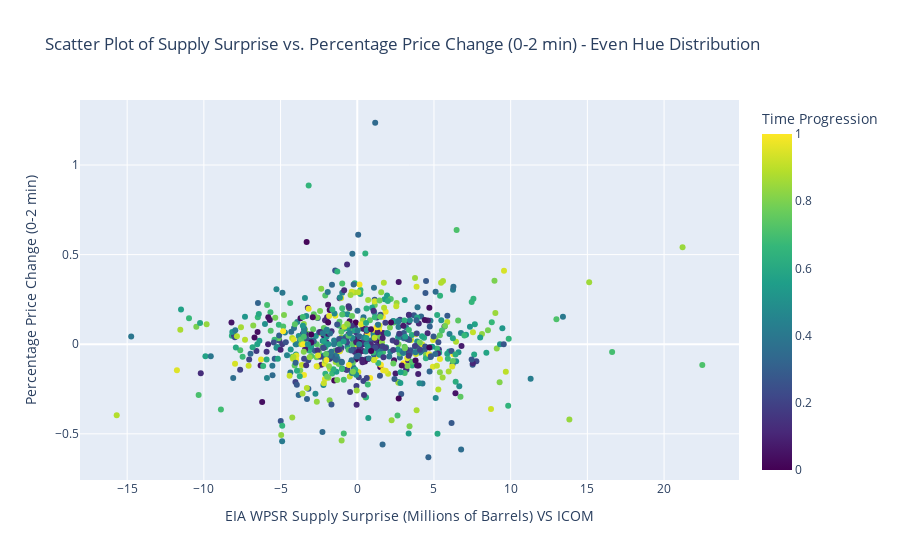

The cell this chart's notebook holds for it:
### Code cell
# Assuming date_percentage_change_df is already created and 'Start_Datetime' is a datetime column

# 1. Convert 'Start_Datetime' to datetime objects (ensure it's datetime)
date_percentage_change_df['Start_Datetime'] = pd.to_datetime(date_percentage_change_df['Start_Datetime'])

# 2. Calculate a numerical time representation for even color distribution
min_datetime = date_percentage_change_df['Start_Datetime'].min()
max_datetime = date_percentage_change_df['Start_Datetime'].max()

# Calculate the proportion of time elapsed since the earliest date
date_percentage_change_df['Time_Proportion'] = (date_percentage_change_df['Start_Datetime'] - min_datetime) / (max_datetime - min_datetime)

# If all dates are the same, handle the case to avoid division by zero (optional, but robust)
if (max_datetime - min_datetime) == pd.Timedelta(0):
    date_percentage_change_df['Time_Proportion'] = 0.5 # Or any constant value for uniform color

not_nan_mask = date_percentage_change_df['supply_surprise'].notna()  # or .notnull()

# 2. Use the mask to select rows where 'supply_surprise' is not NaN
date_percentage_change_df = date_percentage_change_df[not_nan_mask]
# Assuming your DataFrame is called date_percentage_change_df_api_sorted
# and it's already loaded as shown in your example
#############################################################################33
nan_mask = date_percentage_change_df['supply_surprise'].isna()  # Or you can use .isnull()

# 2. Display the boolean mask (optional - can be long for large DataFrames)
print("Boolean mask indicating NaN values in 'supply_surprise':")
print(nan_mask)

# 3. Count the number of NaN values
nan_count = nan_mask.sum()
print(nan_count)
nan_rows = date_percentage_change_df[nan_mask]
print(f"\nRows where 'supply_surprise' is NaN:")
display(nan_rows)
# 1. Prepare the data
# Independent variable (predictor): supply_surprise
X = date_percentage_change_df['supply_surprise']

# Dependent variable (response): Percentage_Change_0to2min
y = date_percentage_change_df['Percentage_Change_0to2min']

# 2. Add a constant to the independent variable (for the intercept in the regression model)
X = sm.add_constant(X)  # statsmodels needs explicit constant for intercept

# If using sklearn, you don't need to add a constant manually
# For sklearn, X and y should generally be 2D arrays or DataFrames and Series respectively.

# 3. Fit the linear regression model using statsmodels (Ordinary Least Squares - OLS)
model = sm.OLS(y, X)
results = model.fit()

# Alternatively, using scikit-learn (sklearn):
# from sklearn.linear_model import LinearRegression
# model = LinearRegression()
# model.fit(X, y) # For sklearn, X should be DataFrame or 2D array, y should be Series or 1D array


# 4. Print the regression results (using statsmodels)
print(results.summary())

# If using sklearn, you would access coefficients and R-squared like this:
# if isinstance(model, LinearRegression): # Check if model is sklearn's LinearRegression for safety
#     print(f"Intercept: {model.intercept_}")
#     print(f"Coefficient for supply_surprise: {model.coef_[1]}") # [1] because coef_[0] would be for constant if constant was included in X
#     # To get R-squared with sklearn, you'd need to use sklearn.metrics.r2_score
#     from sklearn.metrics import r2_score
#     y_predicted = model.predict(X)
#     r_squared = r2_score(y, y_predicted)
#     print(f"R-squared: {r_squared}")


# Optional: Print just the coefficients and R-squared for brevity (using statsmodels results)
print("\n--- Coefficients ---")
print(results.params)
print("\n--- R-squared ---")
print(f"R-squared: {results.rsquared}")

X = date_percentage_change_df['supply_surprise']

# Dependent variable (response): Percentage_Change_0to2min
y = date_percentage_change_df['Percentage_Change_0to2min']

# 2. Get the weights from the 'Time_Proportion' column
weights = date_percentage_change_df['Time_Proportion'] + 1

# 3. Add a constant to the independent variable (for the intercept)
X = sm.add_constant(X)

# 4. Perform Weighted Least Squares (WLS) regression using statsmodels
weighted_model = sm.WLS(y, X, weights=weights) # Use sm.WLS and pass the weights
weighted_results = weighted_model.fit()

# 5. Print the weighted regression results
print(weighted_results.summary())

# Optional: Print just coefficients and R-squared for brevity
print("\n--- Weighted Coefficients ---")
print(weighted_results.params)
print("\n--- Weighted R-squared ---")
print(f"Weighted R-squared: {weighted_results.rsquared}")
###########################################################################################################3

# 3. Create the interactive scatter plot using Plotly Express, coloring by 'Time_Proportion'
fig_scatter_surprise_vs_pricechange_even_hue = px.scatter(
    date_percentage_change_df,
    x='supply_surprise',
    y='Percentage_Change_0to2min',
    color='Time_Proportion',  # Color by the numerical time proportion
    hover_data=['Date', 'Start_Datetime', 'End_Datetime', 'Start_Price', 'End_Price'],
    title='Scatter Plot of Supply Surprise vs. Percentage Price Change (0-2 min) - Even Hue Distribution',
    labels={
        'supply_surprise': 'EIA WPSR Supply Surprise (Millions of Barrels)',
        'Percentage_Change_0to2min': 'Percentage Price Change (0-2 min)',
        'Time_Proportion': 'Time Progression' # Label for color legend
    },
    color_continuous_scale=px.colors.sequential.Viridis # Keep the same or choose a different colorscale
)

fig_scatter_surprise_vs_pricechange_even_hue.update_layout(
    xaxis_title='EIA WPSR Supply Surprise (Millions of Barrels) VS ICOM',
    yaxis_title='Percentage Price Change (0-2 min)'
)

fig_scatter_surprise_vs_pricechange_even_hue.show()
display(date_percentage_change_df)

### Figure 1 — Plotly figure (JSON) as saved in the notebook; plotly's stock layout.template omitted (floating-point values rounded to 4 significant figures; data arrays with more than 128 entries replaced by an {"elided": "..."} marker saying what was removed)
{"data": [{"customdata": {"elided": "727x5 mixed values"}, "hovertemplate": "EIA WPSR Supply Surprise (Millions of Barrels)=%{x}<br>Percentage Price Change (0-2 min)=%{y}<br>Date=%{customdata[0]}<br>Start_Datetime=%{customdata[1]}<br>End_Datetime=%{customdata[2]}<br>Start_Price=%{customdata[3]}<br>End_Price=%{customdata[4]}<br>Time Progression=%{marker.color}<extra></extra>", "legendgroup": "", "marker": {"color": {"elided": "727 float values"}, "coloraxis": "coloraxis", "symbol": "circle"}, "mode": "markers", "name": "", "orientation": "v", "showlegend": false, "type": "scatter", "x": {"elided": "727 float values"}, "xaxis": "x", "y": {"elided": "727 float values"}, "yaxis": "y"}], "layout": {"coloraxis": {"colorbar": {"title": {"text": "Time Progression"}}, "colorscale": [[0, "#440154"], [0.1111, "#482878"], [0.2222, "#3e4989"], [0.3333, "#31688e"], [0.4444, "#26828e"], [0.5556, "#1f9e89"], [0.6667, "#35b779"], [0.7778, "#6ece58"], [0.8889, "#b5de2b"], [1, "#fde725"]]}, "legend": {"tracegroupgap": 0}, "title": {"text": "Scatter Plot of Supply Surprise vs. Percentage Price Change (0-2 min) - Even Hue Distribution"}, "xaxis": {"anchor": "y", "domain": [0, 1], "title": {"text": "EIA WPSR Supply Surprise (Millions of Barrels) VS ICOM"}}, "yaxis": {"anchor": "x", "domain": [0, 1], "title": {"text": "Percentage Price Change (0-2 min)"}}}}
